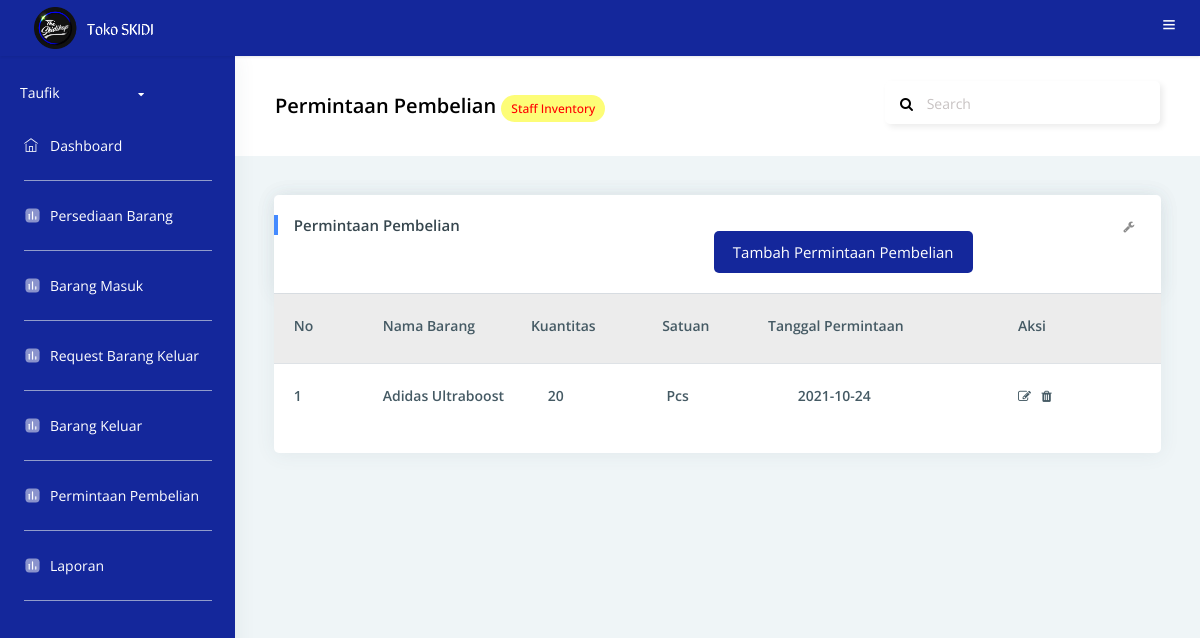
Screenshot of /permintaan.php (signed in) with the database file from the repository.
### tables this page shows
CREATE TABLE `permintaan` (
  `id` int(11) NOT NULL,
  `name` varchar(100) NOT NULL,
  `quantity` int(11) NOT NULL,
  `unit` varchar(100) NOT NULL,
  `date` date NOT NULL
);

### functions.php (called while the page is built, shortened)
<?php
$conn = mysqli_connect("localhost", "root", "", "persediaan");
function query($query)
{
    global $conn;
    $result = mysqli_query($conn, $query);
    $rows = [];
    while ($row = mysqli_fetch_assoc($result)) {
        $rows[] = $row;
    }
    return $rows;
}

### permintaan.php (the view, shortened to what this page needs)
<?php
require_once 'functions.php';
$permintaan = query("SELECT *  FROM permintaan");
?>
<?php include "header.php" ?>
<div class="page-header" style="height: 100px; ">
    <div class="page-block">
        <div class="row align-items-center">
            <div class="col-md-8">
                <div class="page-header-title">
                    <h5 class="m-b-10" style="color: black;">Permintaan Pembelian
                        <span style="font-size: 12px; font-weight: 500; border-radius: 50px; background-color: rgb(253, 253, 119); padding: 5px 10px; color: red;">
                            Staff Inventory
                        </span>
                    </h5>
                </div>
            </div>
            <div class="col-md-4">
                <form class="form-material">
                    <div class="form-group form-primary">
                        <input type="text" name="footer-email" class="form-control" style=" border-radius: 5px; border-color: rgb(224, 222, 222); box-shadow: 3px 3px 6px rgb(236, 236, 236);">
                        <label class="float-label" style="margin-left: 15px; color: rgb(199, 194, 194);"><i class="fa fa-search m-r-10" style="color: black;"></i>
                        </label>
                    </div>
                </form>
            </div>
        </div>
    </div>
</div>
<div class="pcoded-inner-content">
    <div class="main-body">
        <div class="page-wrapper">
            <div class="page-body">
                <div class="row">
                    <div class="col-xl-12 col-md-12">
                        <div class="card table-card">
                            <div class="card-header">
                                <h5>Permintaan Pembelian</h5>
                                <button type="button" class="btn" data-toggle="modal" data-target="#buatModal" data-whatever="@mdo" style="background-color: #14279B; color: white; border-radius: 5px; margin-top: -5px; margin-left: 420px; border: none;">
                                    Tambah Permintaan Pembelian
                                </button>
                                <div class="card-header-right">
                                    <ul class="list-unstyled card-option">
                                        <li><i class="fa fa fa-wrench open-card-option"></i></li>
                                    </ul>
                                </div>
                            </div>
                            <div class="card-block">
                                <div class="table-responsive">
                                    <table class="table table-hover m-b-0 without-header">
                                        <tbody>
                                            <tr class="col-12">
                                                <td style="background-color: rgb(236, 236, 236);">
                                                    <div class="d-inline-block f-w-700" style="width: 10%">
                                                        <h6>
                                                            No
                                                        </h6>
                                                    </div>
                                                    <div class="d-inline-block f-w-700 " style="width: 17%">
                                                        <h6>
                                                            Nama Barang
                                                        </h6>
                                                    </div>
                                                    <div class="d-inline-block f-w-700 " style="width: 15%">
                                                        <h6>
                                                            Kuantitas
                                                        </h6>
                                                    </div>
                                                    <div class="d-inline-block f-w-700 " style="width: 12%">
                                                        <h6>
                                                            Satuan
                                                        </h6>
                                                    </div>
                                                    <div class="d-inline-block f-w-700 " style="width: 29%">
                                                        <h6>
                                                            Tanggal Permintaan
                                                        </h6>
                                                    </div>
                                                    <div class="d-inline-block f-w-700 " style="width: 10%">
                                                        <h6>
                                                            Aksi
                                                        </h6>
                                                    </div>
                                                </td>
                                            </tr>
                                            <?php $i = 1; ?>
                                            <?php foreach ($permintaan as $minta) : ?>
                                                <tr class="col-12">
                                                    <td>
                                                        <div class="d-inline-block f-w-700" style="width: 10%">
                                                            <h6>
                                                                <?= $i; ?>
                                                            </h6>
                                                        </div>
                                                        <div class="d-inline-block f-w-700 " style="width: 19%">
                                                            <h6>
                                                                <?= $minta["name"]; ?>
                                                            </h6>
                                                        </div>
                                                        <div class="d-inline-block f-w-700 " style="width: 13.5%">
                                                            <h6>
                                                                <?= $minta["quantity"]; ?>
                                                            </h6>
                                                        </div>
                                                        <div class="d-inline-block f-w-700 " style="width: 15%">
                                                            <h6>
                                                                <?= $minta["unit"]; ?>
                                                            </h6>
                                                        </div>
                                                        <div class="d-inline-block f-w-700 " style="width: 25.5%">
                                                            <h6>
                                                                <?= $minta["date"]; ?>
                                                            </h6>
                                                        </div>
                                                        <div class="d-inline-block f-w-700 " style="width: 10%">
                                                            <h6>
                                                                <a type="button" data-toggle="modal" data-target="#ubahModalid<?= $minta["id"]; ?>" data-whatever="@mdo"><i class="fa fa-edit" style="width: 20px;"></i>
                                                                </a>
                                                                <a type="button" data-toggle="modal" data-target="#deleteModalid<?= $minta["id"]; ?>" data-whatever="@mdo">
                                                                    <i class="fa fa-trash" style="width: 20px;"></i>
                                                                </a>
                                                            </h6>
                                                        </div>
                                                    </td>
                                                </tr>
                                                <?php $i++; ?>
                                            <?php endforeach; ?>
                                        </tbody>
                                    </table>
                                </div>
                            </div>
                        </div>
                    </div>
                </div>
            </div>
        </div>
    </div>
</div>
</div>
</div>
</div>
</div>
</div>
</body>
</html>

### rows the page displays
permintaan: name "Adidas Ultraboost", quantity "20", unit "Pcs", date "2021-10-24"

### other values shown
$_SESSION['name'] "Taufik"
